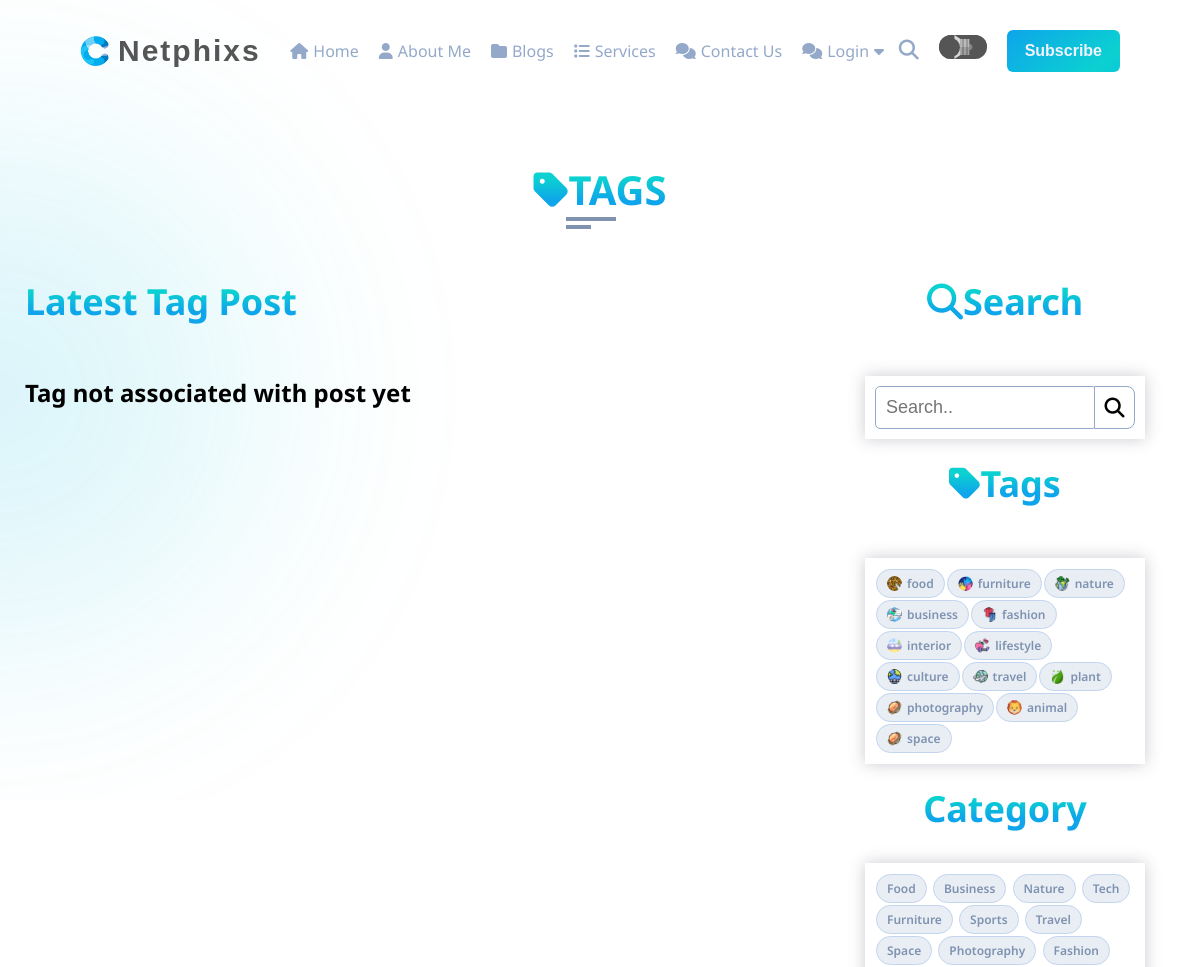
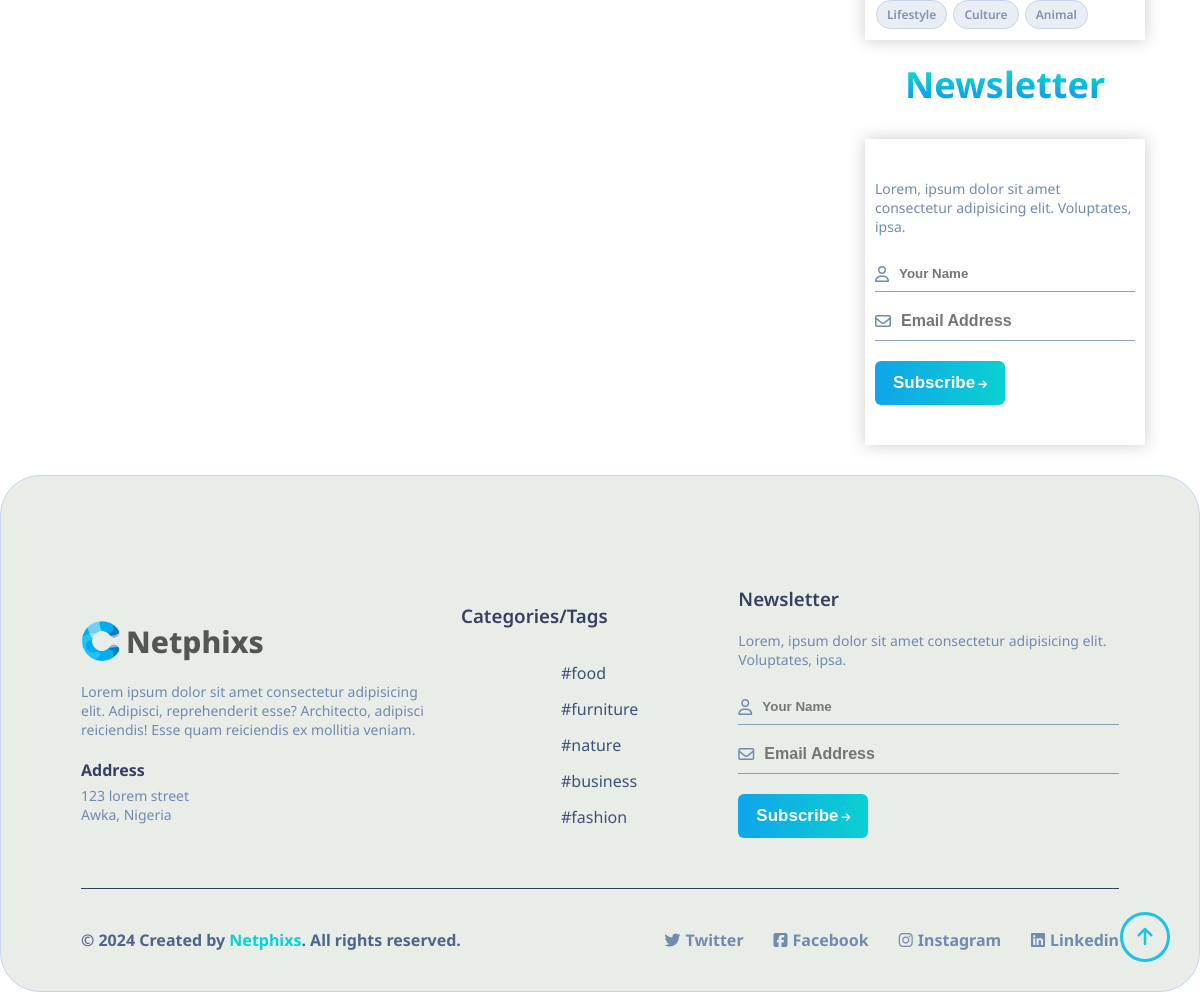
The page /post/tags/9240f338-ed40-11ee-b9ac-f01faf1f225a/ on the database its author committed (2 pictures, top to bottom).
### blog/models.py (models this page shows, shortened)
class Tag(models.Model):
    title = models.CharField(max_length=255, verbose_name="Tag")
    image = models.ImageField(upload_to=user_directory_path, verbose_name="Tag Images")
    slug = models.SlugField(null=False, unique=True, default=uuid.uuid1)
    author = models.ForeignKey(User, on_delete=models.CASCADE, default=1)
    class Meta:
        verbose_name = "Tag"
        verbose_name_plural = "Tags"

class Categorys(models.Model):
    name = models.CharField(max_length=255, verbose_name="Category")
    def __str__(self) -> str:
        return self.name

### blog/views.py (the view)
# urls.py: path('tags/<slug:tag_slug>/', views.tags, name='tags') , # Example URL pattern
def tags(request, tag_slug):
    tag = get_object_or_404(Tag, slug=tag_slug)
    posts = Post.objects.filter(tag=tag).order_by("-posted")  # Assuming you have a 'tags' field in your Post model
    tags = Tag.objects.all()  # Fetch all tags
    first_post = posts.first()  # Fetch the first post for the tag
    first_post_picture = first_post.picture.url if first_post else None  # Get the picture URL of the first post, or None if no post exists
    category = Categorys.objects.all()
    category = Categorys.objects.all()  # Fetch all categories
    context = {
        'tag': tag,
        'posts': posts,
        'tags': tags,
        'first_post': first_post,
        'first_post_picture': first_post_picture,
        'category': category,  # Pass categories to the context
    }
    return render(request, "tag.html", context)

### templates/tag.html (shortened to what this page needs)
{% extends "base.html" %}
{% load static %}
{% load humanize %}
{% block header %} {% include "header.html" %} {% endblock header %}
{% block content %}
 <section class="about section " id="about">
    <div class="container padd">
      <div class="row bg-color">
        <div class="section-title padd-15">
          <h2><i class="fa-solid fa-tag"></i>TAGS</h2>
        </div>
      </div>
      <div class="row padd-15 row-child">
          <div class="post-items">
            <div class="post-header">
              <h2>Latest Tag Post</h2>
            </div>
            {% if posts %}
            {% for post in posts %}
            <div class="post-content">
              <div class="post-image">
                <a href="{{ post.get_absolute_url }}">
                  <img src="{{ post.picture.url }}"  alt="">
                </a>
              </div>
              <div class="post-content-details">
                <div class="post-labels" style="display: flex; justify-content: space-between;">
                  {% comment %} {% for post_category in post.category.all %} {% endcomment %}
                  <a href="{% url "view-category" post.category %}">{{ post.category|title }}</a>
                    </div>
                  <a href="details.html">
                    <h2>{{ post.title }}</h2>
                  </a>
                  <p>{{ post.content|truncatechars:100|safe  }}
                     <a href="/">Read more</a>
                  </p>
                  <div class="post-author-time" style="margin-bottom: ;">
                    <img src="{{ post.author.profile.image.url }}" width="50px" height="50px" alt="">
                    <div class="post-time">
                      <div class="authortime flex">
                        <h5 class="author-name">{{ post.author|title }}</h5>
                      <h5>
                        <i class="fa-regular fa-clock"></i>
                        <span></span>{{post.posted|naturaltime}}
                      </h5>
                      </div>
                      <div class="author-tags">
                        <div class="flex">
                            {% for tag in post.tag.all %}
                          <a href="{% url "tags" tag.slug %}"><h5><span>#{{tag}}</span></h5></a>
                          {% endfor %}
                          {% comment %} <a href="/"><h5><span>#</span>Lifestyle</h5></a> {% endcomment %}
                        </div>
                        <div class="star-rating flex">
                          <div class="reaction-counts flex" id="reactionCounts" style="margin-right: 20px;">
                          </div>
                          <span class="star" onclick="gfg(2, 1)"><i class="fa fa-star" aria-hidden="true"></i></span>
                          <span class="star" onclick="gfg(2, 2)"><i class="fa fa-star" aria-hidden="true"></i></span>
                          <span class="star" onclick="gfg(2, 3)"><i class="fa fa-star" aria-hidden="true"></i></span>
                          <span class="star" onclick="gfg(2, 4)"><i class="fa fa-star" aria-hidden="true"></i></span>
                          <span class="star" onclick="gfg(2, 5)"><i class="fa fa-star" aria-hidden="true"></i></span>
                      </div>
                      <div id="output2"></div>
                      </div>
                    </div>
                  </div>
              </div>
            </div>
            {% endfor %}
            {% else %}
            <h2 class="found">Tag not associated with post yet</h2>
            {% endif %}
          </div>
            <div class="side-bar-items flex">
              <div class="post-header">
                <h2><i class="fa-solid fa-magnifying-glass"></i>Search</h2>
              </div>
                <div class="tag-contents">
                  <div class="side-bar-item">
                    <div>
                      <div class="btn-search">
                        <form method="POST" action="{% url 'post-search' %}" class="flex">
                          <input type="text" id="formControll" name="query"  class="form-control" placeholder="Search.." value="{{ request.POST.query }}"/>
                          <button type="submit" class="btnn" style="border: 1px solid #94a9c9; width: 50px; height: 43px; margin-left: -3px;" ><i class="fa-solid fa-magnifying-glass"></i></button>
                      </form>
                    </div>
                    </div>
                  </div>
                </div>
            <div class="post-header">
              <h2><i class="fa-solid fa-tag"></i>Tags</h2>
            </div>
              <div class="tag-contents">
                <div class="side-bar-item">
                  <div>
                    {% for tag in tags %}
                    <a href="{% url "tags" tag.slug %}" class="flex">
                        <img src="{{ tag.image.url }}" style="border-radius: 50%;" alt="">
                        {{tag.title}}
                    </a>
                    {% endfor %}
                  </div>
                </div>
              </div>
            <aside class="aside-bar">
              <div class="post-header">
                <h2>Category</h2>
              </div>
                <div class="tag-contents">
                  <div class="side-bar-item">
                    {% for category in category %}
                    <div><a href="{% url "view-category" category.name %}">{{category|title}}</a></div>
                    {% endfor %}
                  </div>
               </aside>
               <aside class="aside-bar-2" style="width: 100%;">
              <div class="post-header">
                <h2>Newsletter</h2>
              </div>
                <div class="tag-contents">
                  <div class="newsletterfooter newsletterfoter">
                    <p>
                      Lorem, ipsum dolor sit amet consectetur adipisicing elit.
                      Voluptates, ipsa.
                    </p>
                    <form action="{% url "newsletter" %}" method="POST" id="newsletter-form" class="flex">
                      <div class="flex">
                          <i class="fa-regular fa-user"></i>
                          <input type="name" name="name" placeholder="Your Name" id="name" />
                      </div>
                      <div class="flex">
                          <i class="fa-regular fa-envelope"></i>
                          <input type="email" name="email" placeholder="Email Address" id="email" />
                      </div>
                      <button type="submit">
                          Subscribe<i class="fa-solid fa-arrow-right"></i>
                      </button>
                  </form>
                  </div>
              </aside>
          </div>
      </div>
      </div>
  </section>
{% endblock content %}
{% block footer %}{% include "footer.html" %}{% endblock footer %}

### templates/footer.html (shortened to what this page needs)
{% load static %}
<footer class="container" id="footer">
    <section class="footersec flex">
      <div class="logofooter">
        <div class="logof">
          <a href="/" class="flex">
            <img src="{% static '' %}assests/images/img/logo.png" alt="" />
            <h1>Netphixs</h1>
          </a>
        </div>
        <p>
          Lorem ipsum dolor sit amet consectetur adipisicing elit. Adipisci,
          reprehenderit esse? Architecto, adipisci reiciendis! Esse quam
          reiciendis ex mollitia veniam.
        </p>
        <h4>Address</h4>
        <p>123 lorem street</p>
        <p>Awka, Nigeria</p>
      </div>
      <div class="categoriesfooter">
        <h3>Categories/Tags</h3>
        <div class="flex">
          <div class="catefbx">
            <ul class="catefbxa">
              {% for tag in tags|slice:":5" %}
              <li><a href="{% url "tags" tag.slug %}">#{{tag.title}}</a></li>
              {% endfor %}
          </div>
        </div>
      </div>
      <div class="newsletterfooter">
        <h3>Newsletter</h3>
        <p>
          Lorem, ipsum dolor sit amet consectetur adipisicing elit.
          Voluptates, ipsa.
        </p>
        <form action="{% url "newsletter" %}" method="POST" id="newsletter-form" class="flex">
          <div class="flex">
              <i class="fa-regular fa-user"></i>
              <input type="name" name="name" placeholder="Your Name" id="name" />
          </div>
          <div class="flex">
              <i class="fa-regular fa-envelope"></i>
              <input type="email" name="email" placeholder="Email Address" id="email" />
          </div>
          <button type="submit">
              Subscribe<i class="fa-solid fa-arrow-right"></i>
          </button>
      </form>
      </div>
    </section>
    <div class="themeauthor container flex">
      <div class="createdby">
        <h4>
          &copy; 2024 Created by
          <a href="/" target="_blank" title="">Netphixs</a>. All rights
          reserved.
        </h4>
      </div>
      <div class="social flex">
        <div class="social-icon">
          <a href="#" class="flex">
            <i class="fa-brands fa-twitter"></i>
            <h4>Twitter</h4>
          </a>
        </div>
        <div class="social-icon">
          <a href="#" class="flex">
            <i class="fa-brands fa-square-facebook"></i>
            <h4>Facebook</h4>
          </a>
        </div>
        <div class="social-icon">
          <a href="#" class="flex">
            <i class="fa-brands fa-instagram"></i>
            <h4>Instagram</h4>
          </a>
        </div>
        <div class="social-icon">
          <a href="#" class="flex">
            <i class="fa-brands fa-linkedin"></i>
            <h4>Linkedin</h4>
          </a>
        </div>
      </div>
    </div>
  </footer>
    <a class="back-to-top active" data-back-to-top aria-label="back-to-top" href="#top"><i class="fa fa-arrow-up" aria-hidden="true"></i></a>

### static/assests/css/style.css (style rules this page uses)
:root { --bg-black-900: #f2f2fc; --bg-black-100: #fdf9ff; --bg-black-50: #e8edf5; --text-black-900: #555; --text-black-700: #94a9c9; --bar-black-600: rgba(45, 46, 46, 0.35); --bar-black-500: rgba(0, 0, 0, 0.35); --bar-black-200: rgb(232, 222, 222); --bar-footer-bg: #040b14; }
* { padding: 0; margin: 0; box-sizing: border-box; }
body { font-family: Noto Sans, sans-serif; scroll-behavior: smooth; transition: 0.3s all; }
.padd { padding-left: 30px; padding-right: 30px; }
body::before, body::after { width: 500px; content: ""; z-index: -1; position: absolute; }
body::after { background: url("../images/svg/shadow-blue.svg") no-repeat 100% 0; height: 800px; left: 0; top: 0; }
.container { position: relative; max-width: 1200px; margin: auto; }
a { text-decoration: none; }
li { list-style: none; }
.flex { display: flex; align-items: center; }
.btn-search button { cursor: pointer; width: 40px; height: 46.5px; display: flex; justify-content: center; align-content: center; align-items: center; z-index: 12; background-color: white; border: none; border-top-right-radius: 8px; border-bottom-right-radius: 8px; }
footer { height: auto; padding: 80px 80px 0 80px; border: 1px solid #c2d4ee; background-color: #e8ede8; border-radius: 40px; }
.footersec { align-items: flex-start; border-bottom: 1px solid#344161; }
.logofooter { padding: 30px 0; padding-right: 30px; }
.logof { margin-bottom: 20px; }
.logof a img { width: 40px; }
.logof a h1 { font-size: 30px; color: #555; margin-left: 5px; font-weight: 800; }
.logofooter h4 { color: #344161; margin-top: 20px; margin-bottom: 5px; }
.logofooter p { width: 350px; color: #708ab0; font-size: 14px; }
.categoriesfooter { padding: 30px 0; }
.categoriesfooter h3 { color: #344161; font-weight: 600; margin-bottom: 20px; }
.catefbx ul li { margin: 14px 0; }
.catefbx ul li a { color: #3b5377; }
.catefbx { margin-right: 100px; }
.newsletterfooter { padding: 30px 0; }
.newsletterfooter h3 { color: #344161; font-weight: 600; margin-bottom: 20px; }
.newsletterfooter p { color: #708ab0; font-size: 14px; }
.newsletterfooter form { width: 100%; margin: 20px 0; gap: 10px; flex-direction: column; align-items: flex-start; }
.newsletterfooter form div { border-bottom: 1px solid #899fc0; width: 100%; }
.newsletterfooter form div i { color: #708ab0; }
.newsletterfooter form input { color: #000; width: 100%; border: none; padding: 10px; font-weight: 600; background-color: transparent; outline: none; }
.newsletterfooter button { margin-top: 10px; position: relative; padding: 12px 18px; border-radius: 5px; border: none; cursor: pointer; background: transparent; font-size: 17px; perspective: 30rem; font-weight: 600; border-radius: 6px; color: #fff; }
.newsletterfooter button::before { content: ""; display: block; position: absolute; width: 100%; height: 100%; top: 0; left: 0; border-radius: 6px; z-index: -1; background: linear-gradient(90deg, #0ea5ea, #0bd1d1 51%, #0ea5ea) var(--x, 0) / 200%; transition: background 0.3s; }
.newsletterfooter button i { font-size: 10px; margin-left: 3px; }
.themeauthor { justify-content: space-between; padding: 40px 0; }
.createdby { color: #4e658a; font-weight: 500; }
.createdby h4 a { color: #0bd1d1; }
.social { gap: 30px; }
.social-icon { display: flex; align-items: center; gap: 5px; }
.social-icon h4 { color: #708ab0; }
.social-icon a { gap: 5px; }
.social-icon i { color: #708ab0; }
.back-to-top { position: fixed; border: 3px solid var(--skin-color); right: 30px; bottom: 30px; width: 50px; height: 50px; display: flex; align-items: center; z-index: 999; border-radius: 50%; justify-content: center; cursor: pointer; visibility: hidden; opacity: 0; transition: 0.3s all; }
.back-to-top.active { visibility: visible; opacity: 1; }
.back-to-top i { font-size: 20px; color: var(--skin-color); }

### static/assests/css/profile-update.css (style rules this page uses)
* { padding: 0; margin: 0; box-sizing: border-box; }
body { font-family: Noto Sans, sans-serif; scroll-behavior: smooth; transition: 0.3s all; }
input[type="text"], input[type="email"], .select option, .select, #id_tag, #id_content, #id_title, input[type="password"] { width: 100%; padding: 10px; border: 1px solid #94a9c9; border-radius: 5px; box-sizing: border-box; font-size: 16px; }

### static/assests/css/skin/color-1.css (style rules this page uses)
:root { --skin-color: #1cc2e7; }

### rows shown on the page
Tag: image (picture), title "food"
Tag: image (picture), title "furniture"
Tag: image (picture), title "nature"
Tag: image (picture), title "business"
Tag: image (picture), title "fashion"
Tag: image (picture), title "interior"
Tag: image (picture), title "lifestyle"
Tag: image (picture), title "culture"
Tag: image (picture), title "travel"
Tag: image (picture), title "plant"
Tag: image (picture), title "photography"
Tag: image (picture), title "animal"
Tag: image (picture), title "space"
Categorys: name "Food"
Categorys: name "Business"
Categorys: name "Nature"
Categorys: name "Tech"
Categorys: name "Furniture"
Categorys: name "Sports"
Categorys: name "Travel"
Categorys: name "Space"
Categorys: name "Photography"
Categorys: name "Fashion"
Categorys: name "Lifestyle"
Categorys: name "Culture"
Categorys: name "Animal"
